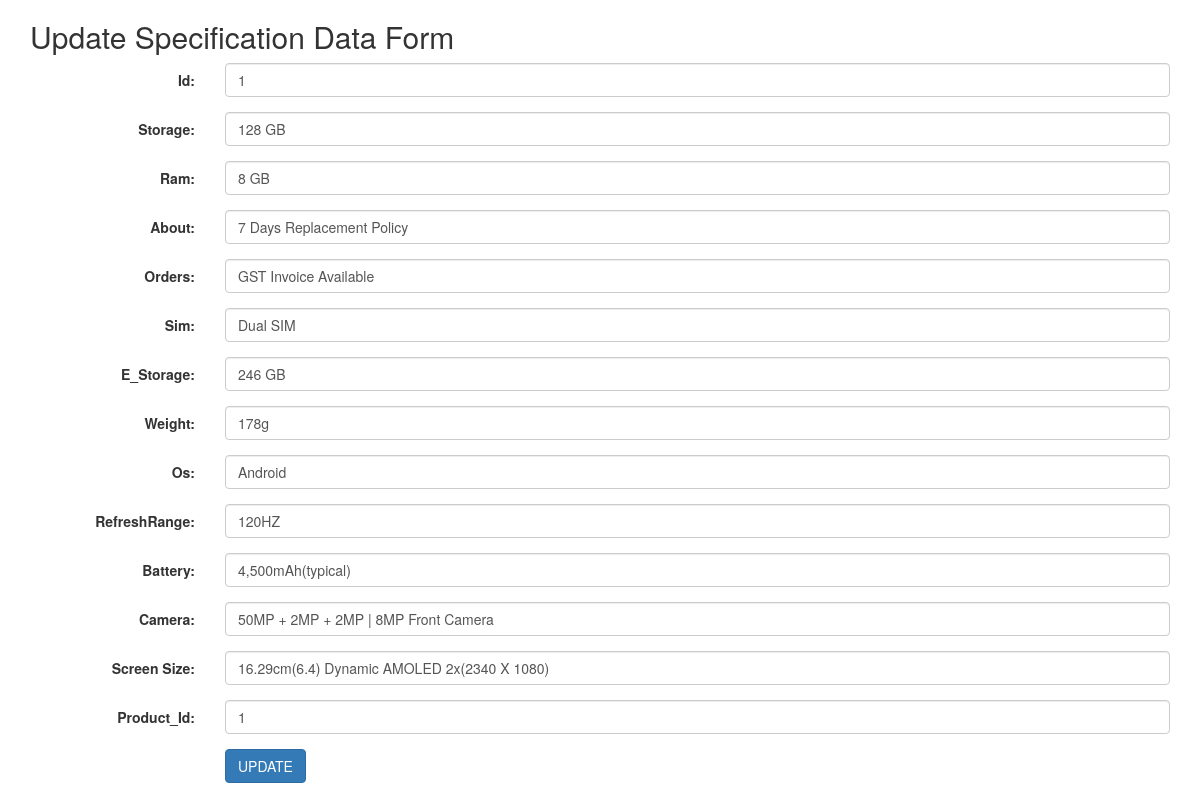
The app's page /userUpdate.php?id=1 with its own data.
### tables this page shows
CREATE TABLE `product_detail` (
  `product_id` int(55) NOT NULL,
  `storage` varchar(255) NOT NULL,
  `ram` varchar(255) NOT NULL,
  `about` varchar(255) NOT NULL,
  `orders` varchar(255) NOT NULL,
  `sim` varchar(255) NOT NULL,
  `eStorage` varchar(255) NOT NULL,
  `weight` varchar(255) NOT NULL,
  `os` varchar(255) NOT NULL,
  `refreshRage` varchar(255) NOT NULL,
  `battery` varchar(255) NOT NULL,
  `camera` varchar(255) NOT NULL,
  `screenSize` varchar(255) NOT NULL,
  `id` int(55) NOT NULL
);

### userUpdate.php (the view, shortened to what this page needs)
<?php
    include "connection.php";
?>
<!DOCTYPE html>
<html lang="en">
<head>
  <link rel="stylesheet" href="https://maxcdn.bootstrapcdn.com/bootstrap/3.4.1/css/bootstrap.min.css">
</head>
<body>
<?php
    if(isset($_GET['id']))
    {
        $id=$_GET['id'];
        $query = "SELECT * FROM product_detail WHERE product_id=$id";
        $result = mysqli_query($conn,$query);
        while($row=mysqli_fetch_assoc($result))
        {
?>
<div class="container">
  <h2>Update Specification Data Form</h2>
  <form class="form-horizontal" action="#" method="POST">
  <div class="form-group">
      <label class="control-label col-sm-2"  for="id">Id:</label>
      <div class="col-sm-10">
        <input type="text" class="form-control" value="<?php echo $row['product_id'] ?>" id="id" placeholder="" name="id">
      </div>
    </div>
    <div class="form-group">
      <label class="control-label col-sm-2"  for="storage">Storage:</label>
      <div class="col-sm-10">
        <input type="text" class="form-control" value="<?php echo $row['storage'] ?>" id="storage" placeholder="" name="storage">
      </div>
    </div>
    <div class="form-group">
      <label class="control-label col-sm-2" for="ram">Ram:</label>
      <div class="col-sm-10">
        <input type="text" class="form-control" value="<?php echo $row['ram'] ?>" id="ram" placeholder="" name="ram">
      </div>
    </div>
    <div class="form-group">
      <label class="control-label col-sm-2" for="about">About:</label>
      <div class="col-sm-10">
        <input type="text" class="form-control" value="<?php echo $row['about'] ?>" id="about" placeholder="" name="about">
      </div>
    </div>
    <div class="form-group">
      <label class="control-label col-sm-2" for="orders">Orders:</label>
      <div class="col-sm-10">
        <input type="text" class="form-control" value="<?php echo $row['orders'] ?>" id="orders" placeholder="" name="orders">
      </div>
    </div>
    <div class="form-group">
      <label class="control-label col-sm-2" for="sim">Sim:</label>
      <div class="col-sm-10">
        <input type="text" class="form-control" value="<?php echo $row['sim'] ?>" id="sim" placeholder="" name="sim">
      </div>
    </div>
    <div class="form-group">
      <label class="control-label col-sm-2" for="eStorage">E_Storage:</label>
      <div class="col-sm-10">
        <input type="text" class="form-control" value="<?php echo $row['eStorage'] ?>" id="eStorage" placeholder="" name="eStorage">
      </div>
    </div>
    <div class="form-group">
      <label class="control-label col-sm-2" for="weight">Weight:</label>
      <div class="col-sm-10">
        <input type="text" class="form-control" value="<?php echo $row['weight'] ?>" id="weight" placeholder="" name="weight">
      </div>
    </div>
    <div class="form-group">
      <label class="control-label col-sm-2" for="os">Os:</label>
      <div class="col-sm-10">
        <input type="text" class="form-control" value="<?php echo $row['os'] ?>" id="os" placeholder="" name="os">
      </div>
    </div>
    <div class="form-group">
      <label class="control-label col-sm-2" for="refreshRange">RefreshRange:</label>
      <div class="col-sm-10">
        <input type="text" class="form-control" value="<?php echo $row['refreshRage'] ?>" id="refreshRange" placeholder="" name="refreshRange">
      </div>
    </div>
    <div class="form-group">
      <label class="control-label col-sm-2" for="battery">Battery:</label>
      <div class="col-sm-10">
        <input type="text" class="form-control" id="battery" value="<?php echo $row['battery'] ?>" placeholder="" name="battery">
      </div>
    </div>
    <div class="form-group">
      <label class="control-label col-sm-2" for="camera">Camera:</label>
      <div class="col-sm-10">
        <input type="text" class="form-control" id="camera" value="<?php echo $row['camera'] ?>" placeholder="" name="camera">
      </div>
    </div>
    <div class="form-group">
      <label class="control-label col-sm-2" for="screenSize">Screen Size:</label>
      <div class="col-sm-10">
        <input type="text" class="form-control" id="screenSize" value="<?php echo $row['screenSize'] ?>" placeholder="" name="screenSize">
      </div>
    </div>
    <div class="form-group">
      <label class="control-label col-sm-2" for="productId">Product_Id:</label>
      <div class="col-sm-10">
        <input type="number" class="form-control" id="productId" value="<?php echo $row['id'] ?>" placeholder="" name="productId">
      </div>
    </div>
    <div class="form-group">
      <div class="col-sm-offset-2 col-sm-10">
        <button type="submit" name="update" class="btn btn-primary">UPDATE</button>
      </div>
    </div>
  </form>
</div>
<?php
    }
}
?>
</body>
</html>

### records on screen
product_detail: id "1", storage "128 GB", ram "8 GB", about "7 Days Replacement Policy", orders "GST Invoice Available", sim "Dual SIM", eStorage "246 GB", weight "178g", os "Android", refreshRange "120HZ", battery "4,500mAh(typical)", camera "50MP + 2MP + 2MP | 8MP Front Camera", screenSize "16.29cm(6.4) Dynamic AMOLED 2x(2340 X 1080)", productId "1"
